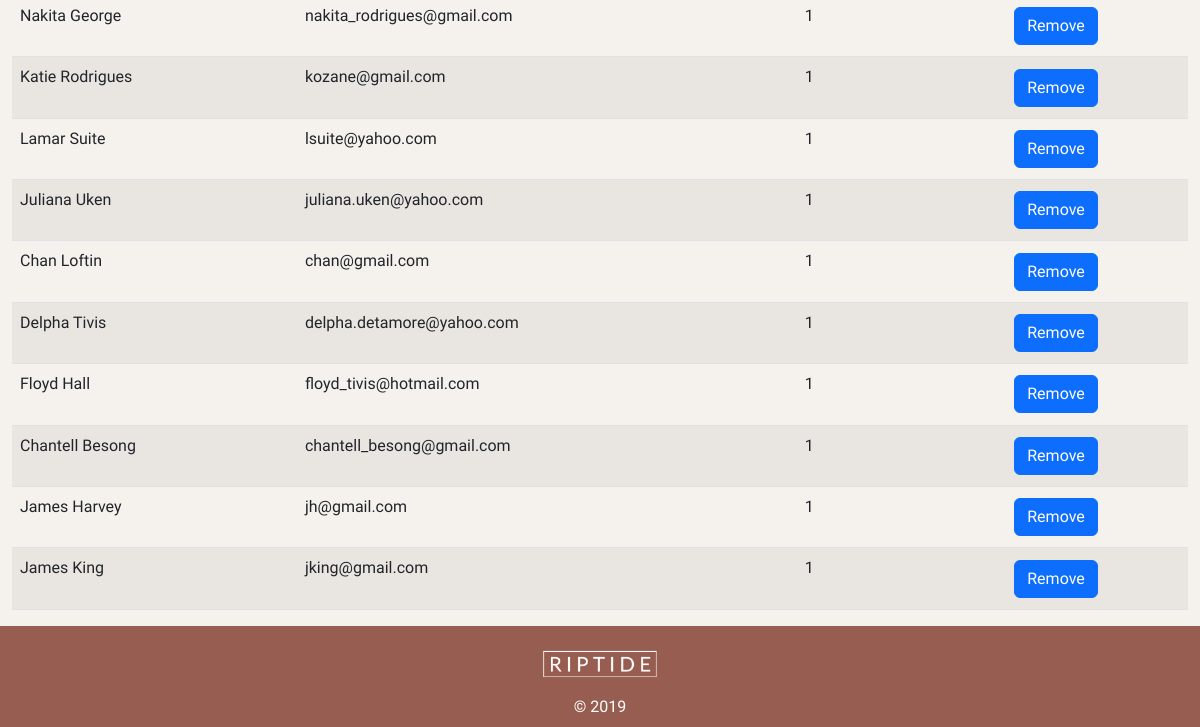
The app's page /members (lower part), older data.
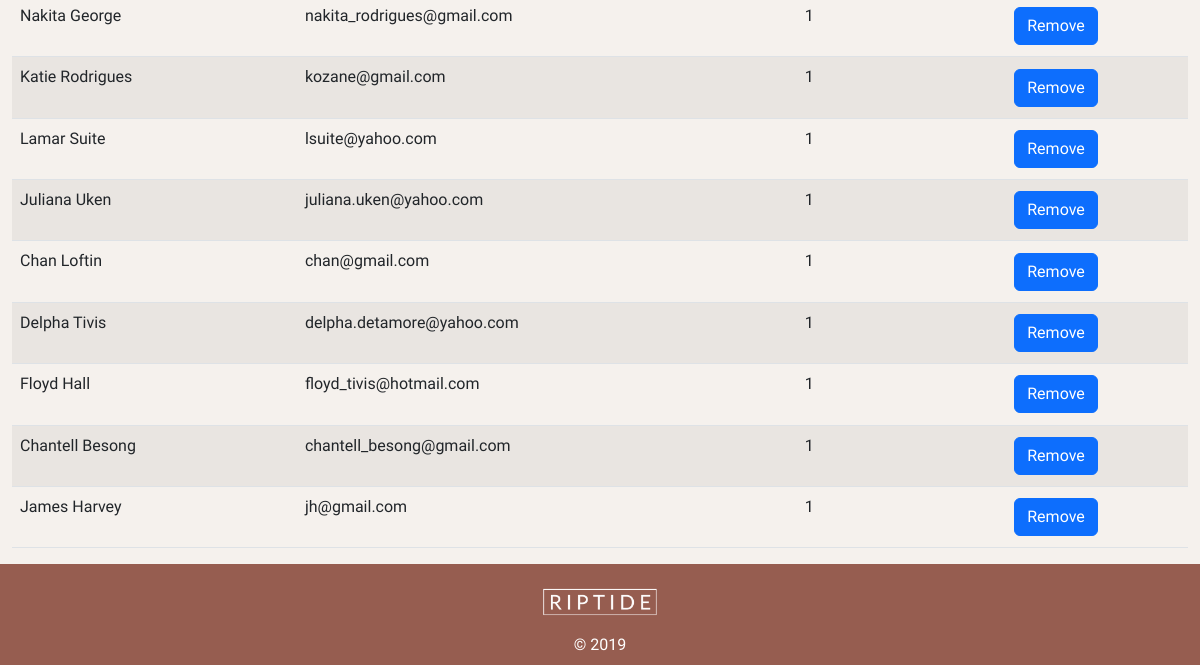
The same page, newer data.
### tables this page shows
CREATE TABLE member(
    member_id integer primary key autoincrement not null,
    name text not null unique,
    email text not null unique,
    password text not null,
    authorisation integer not null
);

### server.py (the view, shortened to what this page needs)
@app.route('/members', methods=["GET"])
def members():
    data = request.args
    if request.method == "GET":
        sql = """ select member_id, name, email, authorisation from member"""
        result = run_search_query_tuples(sql, (), db_path, True)
        return render_template("members.html", members=result)
    else:
        message = "Unrecognised command coming from news page"
        return render_template("error.html", message=message)

### db_functions.py (called while the page is built)
def run_search_query_tuples(sql_query,values_tuple, file_path, rowfactory=False):
    result = None
    try:
        db = sqlite3.connect(file_path)
        if rowfactory:
            db.row_factory = sqlite3.Row
        cursor = db.cursor()
        cursor.execute(sql_query,values_tuple)
        result = cursor.fetchall()
        cursor.close()
    except sqlite3.Error as error:
        print("Error running search query tuples: {}".format(error))
        return None
    db.close()
    if result is None:
        print("No search values were found")
    return result

### templates/members.html (shortened to what this page needs)
{% extends "layout.html" %}
{% block content %}
<div class="container-fluid">
<table class="table table-striped">
    <tbody>
    {% for row in members %}
      <tr>
        <td>{{ row['name'] }} </td>
        <td>{{ row['email'] }}</td>
        <td>{{ row['authorisation'] }}</td>
        <td><a class="btn btn-primary" href="{{ url_for('members', member_id = row['member_id'], task='delete') }}">Remove</a></td>
      </tr>
    {% endfor %}
    </tbody>
  </table>
</div>
{% endblock %}

Row changes from the older to the newer data that the page shows:
removed member: name "James King", email "jking@gmail.com", authorisation "1"
